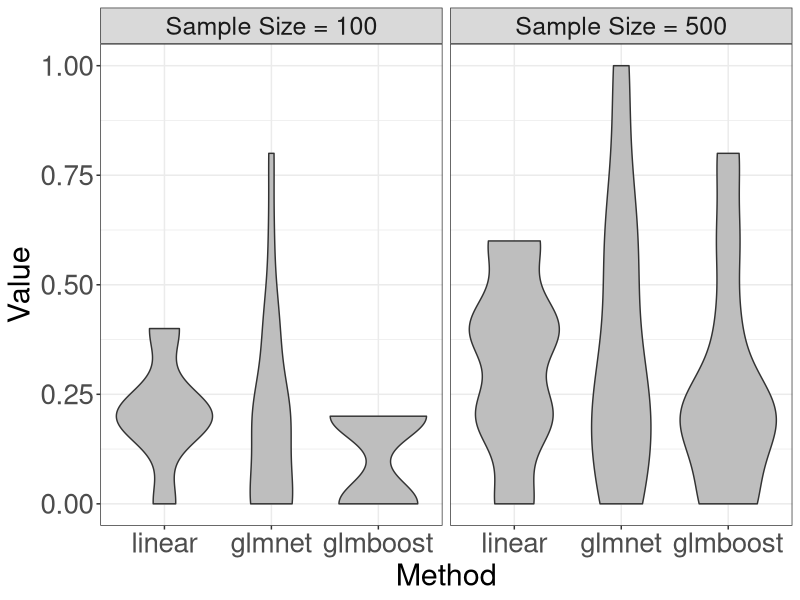

The R script that drew this image:

library(ggplot2)
library(gridExtra)

## Sample size 100
mu <- c(1, 1, 1, 1, 1, 2, 2, 2, 2, 2, 3, 3, 3, 3, 3, 4, 4, 4, 4, 4)
tau <- c(1, 2, 3, 4, 5, 1, 2, 3, 4, 5, 1, 2, 3, 4, 5, 1, 2, 3, 4, 5)
## linear
linear <- c(0.6, 0.6, 0.6, 0.8, 0.6, 0.8, 0.8, 0.8, 0.8, 1, 0.8, 0.8, 0.8, 0.8, 1, 0.8, 0.8, 0.8, 0.8, 1)
## glmnet
glmnet <- c(1, 1, 1, 1, 1, 0.8, 0.6, 0.2, 0.8, 0.8, 0.8, 1, 0.6, 0.8, 1, 1, 0.8, 0.4, 0.8, 0.6)
## glmboost
glmboost <- c(0.8, 0.8, 0.8, 0.8, 0.8, 1, 1, 1, 0.8, 1, 0.8, 0.8, 0.8, 0.8, 1, 1, 1, 1, 0.8, 1)

data_100 <- data.frame(
  Method = rep(c("linear", "glmnet", "glmboost"), each = length(linear)),
  Value = c(1-linear, 1-glmnet, 1-glmboost),
  SampleSize = rep("100", each = length(linear))
)

## Sample size 500
mu <- c(1, 1, 1, 1, 1, 2, 2, 2, 2, 2, 3, 3, 3, 3, 3, 4, 4, 4, 4, 4)
tau <- c(1, 2, 3, 4, 5, 1, 2, 3, 4, 5, 1, 2, 3, 4, 5, 1, 2, 3, 4, 5)
## linear
linear <- c(0.6, 0.6, 0.6, 0.8, 0.6, 0.8, 0.8, 0.8, 1, 0.8, 0.4, 0.4, 0.4, 1, 0.4, 0.6, 0.6, 0.6, 1, 0.8)
## glmnet
glmnet <- c(0.8, 0.8, 1, 1, 0.8, 0.8, 0.8, 0, 0.4, 0.8, 0.4, 0.8, 1, 0.4, 0.4, 0.6, 0.6, 0, 0.2, 1)
## glmboost
glmboost <- c(0.8, 0.8, 0.8, 1, 1, 0.8, 0.8, 0.8, 1, 0.8, 0.4, 0.2, 0.2, 1, 0.4, 0.8, 0.6, 0.6, 1, 0.8)

data_500 <- data.frame(
  Method = rep(c("linear", "glmnet", "glmboost"), each = length(linear)),
  Value = c(1-linear, 1-glmnet, 1-glmboost),
  SampleSize = rep("500", each = length(linear))
)

method_order <- c("linear", "glmnet", "glmboost")

# Combine the data for both sample sizes
combined_data <- rbind(data_100, data_500)

# Plot with facets
ggplot(combined_data, aes(x = Method, y = Value, fill = Method)) +
  geom_violin(fill = 'gray') +
  #geom_boxplot() +
  labs(x = "Method",
       y = "Value") +
  facet_wrap(~ SampleSize, ncol = 2, labeller = as_labeller(c("100" = "Sample Size = 100", "500" = "Sample Size = 500"))) +
  theme_bw() +
  theme(axis.text.x = element_text(size = 20), 
        axis.text.y = element_text(size = 20),
        axis.title = element_text(size = 22), 
        strip.text = element_text(size = 18),
        text = element_text(size = 20)) +
  scale_x_discrete(limits = method_order)
